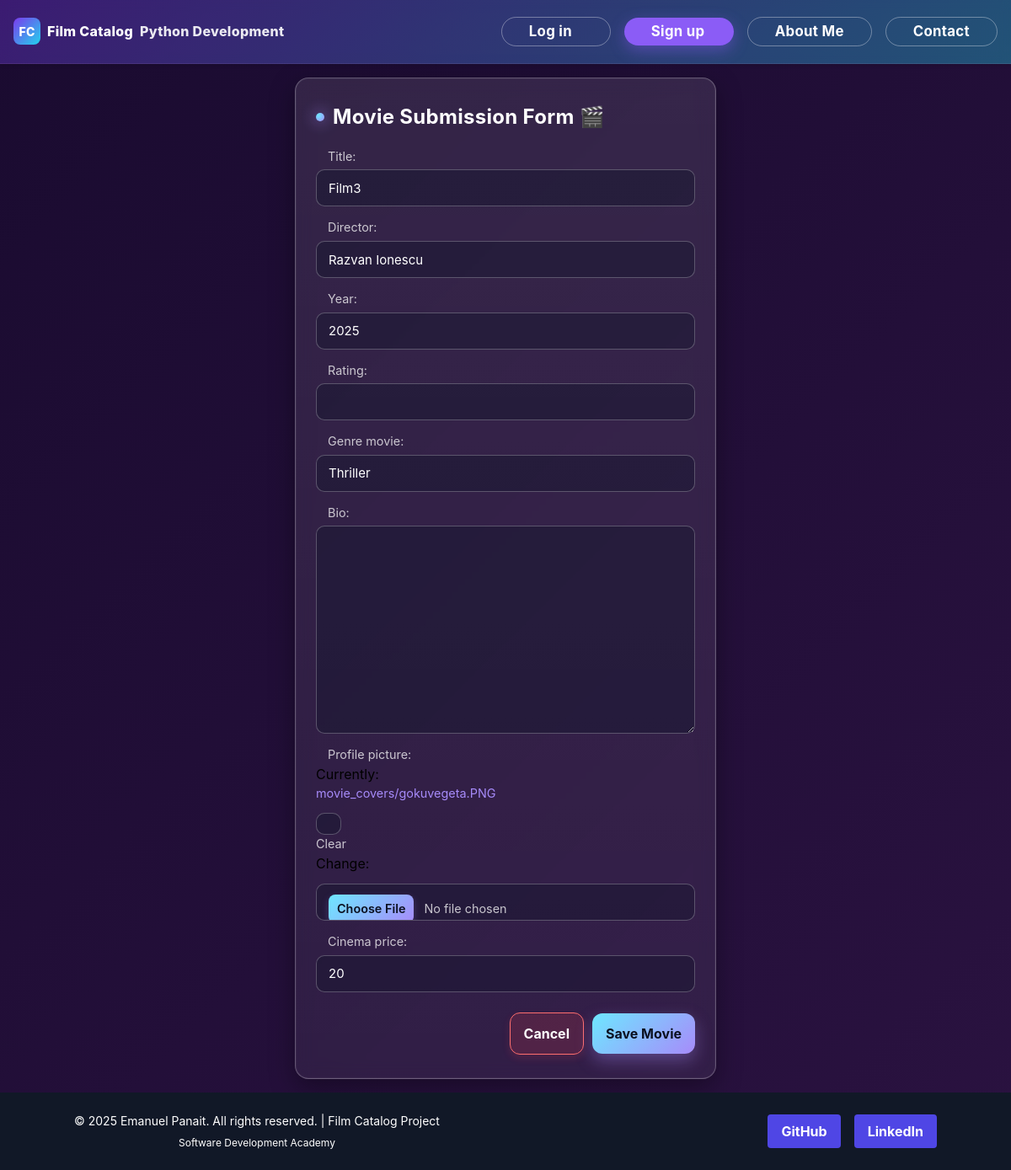
Page /movie/16/update/ on the earlier database version.
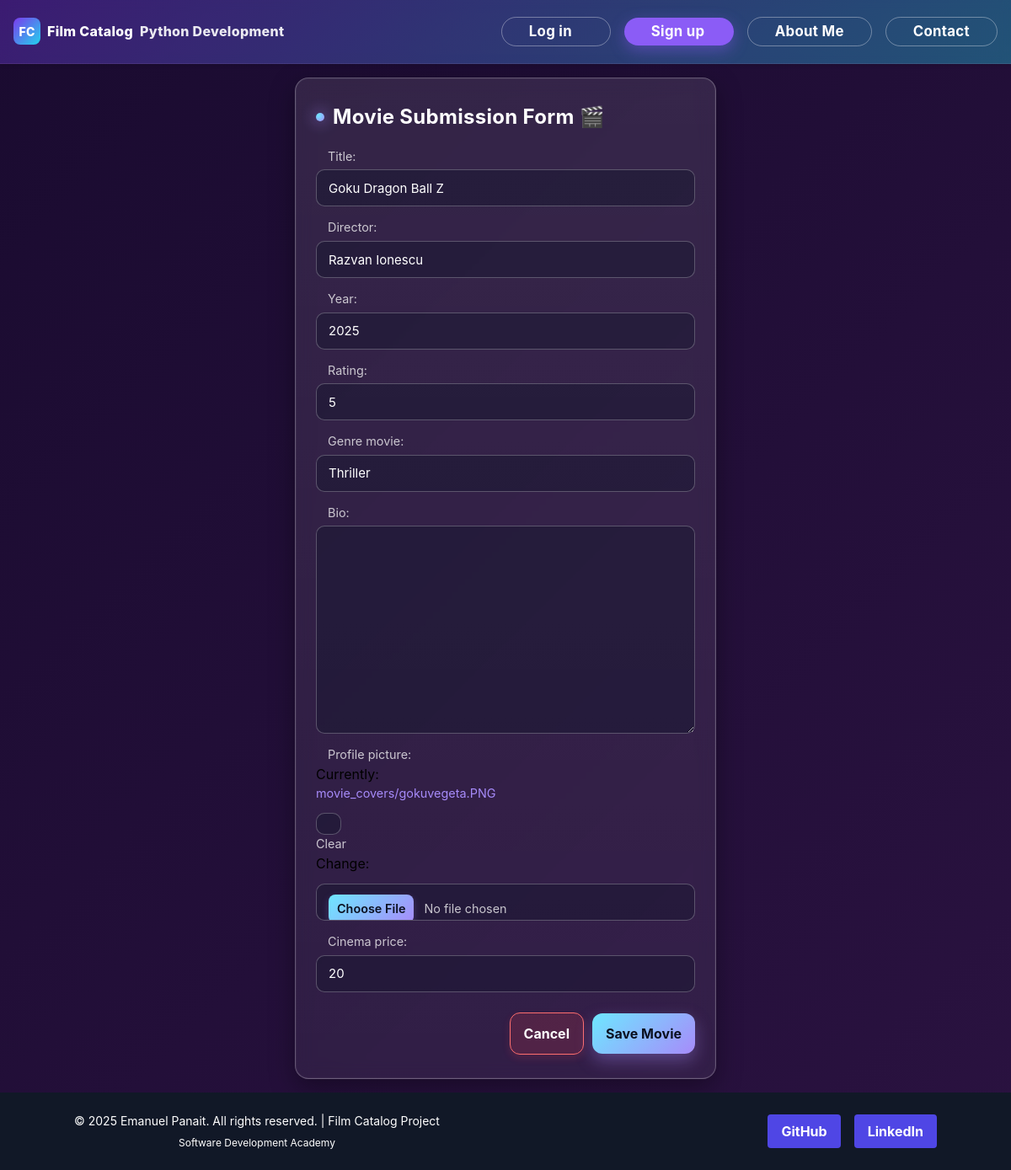
Same page on the later database version.
### viewer/models.py (models this page shows, shortened)
class Movie(models.Model):
    title = models.CharField(max_length=200, blank=True, null=True)
    director = models.CharField(max_length=200, blank=True, null=True, db_column='director')
    year = models.IntegerField(blank=True, null=True, db_column='year')
    genre_movie = models.CharField(max_length=50, blank=True, null=True, db_column='genre_movie')
    cinema_price = models.IntegerField(blank=True, null=True, db_column='cinema_price')  # deprecated
    bio = models.TextField(blank=True, null=True)
    rating = models.IntegerField(blank=True, null=True, db_column='rating')
    profile_picture = models.ImageField(upload_to='movie_covers/', blank=True, null=True)
    class Meta:
        ordering = ['title']

### viewer/views.py (the view)
# urls.py: path('movie/<int:pk>/update/', views.MovieUpdateView.as_view(), name='movie-update'),
class MovieUpdateView(UpdateView):
    model = Movie
    form_class = MovieForm
    template_name = 'movie_update.html'
    success_url = reverse_lazy("home")

### viewer/forms.py
class MovieForm(forms.ModelForm):
    class Meta:
        model = Movie
        fields = _FORM_FIELDS

### viewer/Templates/movie_update.html (shortened to what this page needs)
{% extends 'base.html' %}
{% load static %}
{% block content %}
<main role="main" class="grid place-items-center p-4" style="min-height: calc(100vh - 192px);">
    <div class="wrap">
        <div class="card">
            <h1 class="title"><span class="dot" aria-hidden="true"></span>Movie Submission Form 🎬</h1>
            <form method="post" enctype="multipart/form-data">
                <p>
                    {{ form.title.label_tag }}
                    {{ form.title }}
                </p>
                <p>
                    {{ form.director.label_tag }}
                    {{ form.director }}
                </p>
                <p>
                    {{ form.year.label_tag }}
                    {{ form.year }}
                </p>
                <p>
                    {{ form.rating.label_tag }}
                    {{ form.rating }}
                </p>
                <p>
                    {{ form.genre_movie.label_tag }}
                    {{ form.genre_movie }}
                </p>
                <p>
                    {{ form.bio.label_tag }}
                    {{ form.bio }}
                </p>
                <p class="form-field-file">
                    {{ form.profile_picture.label_tag }}
                    {{ form.profile_picture }}
                </p>
                <p>
                    {{ form.cinema_price.label_tag }}
                    {{ form.cinema_price }}
                </p>
                <div class="actions">
                    <a href="{% url 'home' %}" class="button-cancel">Cancel</a>
                    <button type="submit">Save Movie</button>
                </div>
            </form>
        </div>
    </div>
</main>
{% endblock %}

Differences in the rows shown:
changed Movie "Razvan Ionescu": title "Film3" → "Goku Dragon Ball Z"; rating (not shown) → "5"
